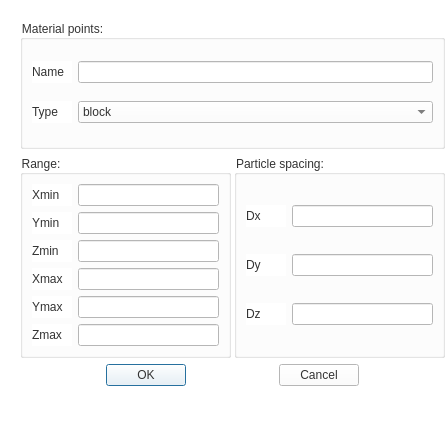
<?xml version="1.0" encoding="UTF-8"?>
<ui version="4.0">
 <class>MatPointSetting</class>
 <widget class="QDialog" name="MatPointSetting">
  <property name="geometry">
   <rect>
    <x>0</x>
    <y>0</y>
    <width>448</width>
    <height>444</height>
   </rect>
  </property>
  <property name="windowTitle">
   <string>Material Poins Settings </string>
  </property>
  <property name="styleSheet">
   <string notr="true">background-color: rgb(255, 255, 255);</string>
  </property>
  <widget class="QWidget" name="Material_Points_widget" native="true">
   <property name="geometry">
    <rect>
     <x>20</x>
     <y>20</y>
     <width>425</width>
     <height>366</height>
    </rect>
   </property>
   <layout class="QVBoxLayout" name="verticalLayout_3">
    <item>
     <widget class="QGroupBox" name="groupBox">
      <property name="sizePolicy">
       <sizepolicy hsizetype="Expanding" vsizetype="Preferred">
        <horstretch>0</horstretch>
        <verstretch>0</verstretch>
       </sizepolicy>
      </property>
      <property name="styleSheet">
       <string notr="true">color: #333333;
font: 700 9pt &quot;Yu Gothic&quot;;</string>
      </property>
      <property name="title">
       <string>Material points:</string>
      </property>
      <layout class="QVBoxLayout" name="verticalLayout">
       <item>
        <layout class="QHBoxLayout" name="horizontalLayout_14">
         <item>
          <widget class="QLabel" name="label_11">
           <property name="minimumSize">
            <size>
             <width>40</width>
             <height>0</height>
            </size>
           </property>
           <property name="maximumSize">
            <size>
             <width>40</width>
             <height>16777215</height>
            </size>
           </property>
           <property name="text">
            <string>Name</string>
           </property>
          </widget>
         </item>
         <item>
          <widget class="QLineEdit" name="lineEdit_name"/>
         </item>
        </layout>
       </item>
       <item>
        <layout class="QHBoxLayout" name="horizontalLayout_17">
         <item>
          <widget class="QLabel" name="label_14">
           <property name="minimumSize">
            <size>
             <width>40</width>
             <height>0</height>
            </size>
           </property>
           <property name="maximumSize">
            <size>
             <width>40</width>
             <height>16777215</height>
            </size>
           </property>
           <property name="text">
            <string>Type</string>
           </property>
          </widget>
         </item>
         <item>
          <widget class="QComboBox" name="comboBox_type">
           <item>
            <property name="text">
             <string>block</string>
            </property>
           </item>
          </widget>
         </item>
        </layout>
       </item>
      </layout>
     </widget>
    </item>
    <item>
     <layout class="QHBoxLayout" name="horizontalLayout_4">
      <property name="spacing">
       <number>3</number>
      </property>
      <item>
       <widget class="QGroupBox" name="groupBox_4">
        <property name="styleSheet">
         <string notr="true">color: #333333;
font: 700 9pt &quot;Yu Gothic&quot;;</string>
        </property>
        <property name="title">
         <string>Range:</string>
        </property>
        <layout class="QVBoxLayout" name="verticalLayout_4">
         <item>
          <layout class="QHBoxLayout" name="horizontalLayout_20">
           <item>
            <widget class="QLabel" name="label_17">
             <property name="sizePolicy">
              <sizepolicy hsizetype="Preferred" vsizetype="Preferred">
               <horstretch>40</horstretch>
               <verstretch>0</verstretch>
              </sizepolicy>
             </property>
             <property name="minimumSize">
              <size>
               <width>40</width>
               <height>0</height>
              </size>
             </property>
             <property name="maximumSize">
              <size>
               <width>40</width>
               <height>16777215</height>
              </size>
             </property>
             <property name="text">
              <string>Xmin</string>
             </property>
            </widget>
           </item>
           <item>
            <widget class="QLineEdit" name="lineEdit_Xmin"/>
           </item>
          </layout>
         </item>
         <item>
          <layout class="QHBoxLayout" name="horizontalLayout_21">
           <item>
            <widget class="QLabel" name="label_18">
             <property name="minimumSize">
              <size>
               <width>40</width>
               <height>0</height>
              </size>
             </property>
             <property name="maximumSize">
              <size>
               <width>40</width>
               <height>16777215</height>
              </size>
             </property>
             <property name="text">
              <string>Ymin</string>
             </property>
            </widget>
           </item>
           <item>
            <widget class="QLineEdit" name="lineEdit_Ymin"/>
           </item>
          </layout>
         </item>
         <item>
          <layout class="QHBoxLayout" name="horizontalLayout_23">
           <item>
            <widget class="QLabel" name="label_20">
             <property name="minimumSize">
              <size>
               <width>40</width>
               <height>0</height>
              </size>
             </property>
             <property name="maximumSize">
              <size>
               <width>40</width>
               <height>16777215</height>
              </size>
             </property>
             <property name="text">
              <string>Zmin</string>
             </property>
            </widget>
           </item>
           <item>
            <widget class="QLineEdit" name="lineEdit_Zmin"/>
           </item>
          </layout>
         </item>
         <item>
          <layout class="QHBoxLayout" name="horizontalLayout_24">
           <item>
            <widget class="QLabel" name="label_21">
             <property name="minimumSize">
              <size>
               <width>40</width>
               <height>0</height>
              </size>
             </property>
             <property name="maximumSize">
              <size>
               <width>40</width>
               <height>16777215</height>
              </size>
             </property>
             <property name="text">
              <string>Xmax</string>
             </property>
            </widget>
           </item>
           <item>
            <widget class="QLineEdit" name="lineEdit_Xmax"/>
           </item>
          </layout>
         </item>
         <item>
          <layout class="QHBoxLayout" name="horizontalLayout_25">
           <item>
            <widget class="QLabel" name="label_22">
             <property name="minimumSize">
              <size>
               <width>40</width>
               <height>0</height>
              </size>
             </property>
             <property name="maximumSize">
              <size>
               <width>40</width>
               <height>16777215</height>
              </size>
             </property>
             <property name="text">
              <string>Ymax</string>
             </property>
            </widget>
           </item>
           <item>
            <widget class="QLineEdit" name="lineEdit_Ymax"/>
           </item>
          </layout>
         </item>
         <item>
          <layout class="QHBoxLayout" name="horizontalLayout_26">
           <item>
            <widget class="QLabel" name="label_Zmax">
             <property name="minimumSize">
              <size>
               <width>40</width>
               <height>0</height>
              </size>
             </property>
             <property name="maximumSize">
              <size>
               <width>40</width>
               <height>16777215</height>
              </size>
             </property>
             <property name="text">
              <string>Zmax</string>
             </property>
            </widget>
           </item>
           <item>
            <widget class="QLineEdit" name="lineEdit_Zmax"/>
           </item>
          </layout>
         </item>
         <item>
          <layout class="QVBoxLayout" name="verticalLayout_8"/>
         </item>
        </layout>
       </widget>
      </item>
      <item>
       <widget class="QGroupBox" name="groupBox_2">
        <property name="styleSheet">
         <string notr="true">color: #333333;
font: 700 9pt &quot;Yu Gothic&quot;;</string>
        </property>
        <property name="title">
         <string>Particle spacing:</string>
        </property>
        <layout class="QVBoxLayout" name="verticalLayout_2">
         <item>
          <layout class="QHBoxLayout" name="horizontalLayout_22">
           <item>
            <widget class="QLabel" name="label_19">
             <property name="minimumSize">
              <size>
               <width>40</width>
               <height>0</height>
              </size>
             </property>
             <property name="maximumSize">
              <size>
               <width>40</width>
               <height>16777215</height>
              </size>
             </property>
             <property name="text">
              <string>Dx</string>
             </property>
            </widget>
           </item>
           <item>
            <widget class="QLineEdit" name="lineEdit_Dx"/>
           </item>
          </layout>
         </item>
         <item>
          <layout class="QHBoxLayout" name="horizontalLayout_18">
           <item>
            <widget class="QLabel" name="label_15">
             <property name="minimumSize">
              <size>
               <width>40</width>
               <height>0</height>
              </size>
             </property>
             <property name="maximumSize">
              <size>
               <width>40</width>
               <height>16777215</height>
              </size>
             </property>
             <property name="text">
              <string>Dy</string>
             </property>
            </widget>
           </item>
           <item>
            <widget class="QLineEdit" name="lineEdit_Dy"/>
           </item>
          </layout>
         </item>
         <item>
          <layout class="QHBoxLayout" name="horizontalLayout_15">
           <item>
            <widget class="QLabel" name="label_12">
             <property name="minimumSize">
              <size>
               <width>40</width>
               <height>0</height>
              </size>
             </property>
             <property name="maximumSize">
              <size>
               <width>40</width>
               <height>16777215</height>
              </size>
             </property>
             <property name="text">
              <string>Dz</string>
             </property>
            </widget>
           </item>
           <item>
            <widget class="QLineEdit" name="lineEdit_Dz"/>
           </item>
          </layout>
         </item>
        </layout>
       </widget>
      </item>
     </layout>
    </item>
    <item>
     <layout class="QHBoxLayout" name="horizontalLayout">
      <property name="topMargin">
       <number>0</number>
      </property>
      <item>
       <spacer name="horizontalSpacer">
        <property name="orientation">
         <enum>Qt::Horizontal</enum>
        </property>
        <property name="sizeHint" stdset="0">
         <size>
          <width>40</width>
          <height>20</height>
         </size>
        </property>
       </spacer>
      </item>
      <item>
       <widget class="QPushButton" name="pushButton_OK">
        <property name="styleSheet">
         <string notr="true">color: #333333;
font: 700 9pt &quot;Yu Gothic&quot;;</string>
        </property>
        <property name="text">
         <string>OK</string>
        </property>
       </widget>
      </item>
      <item>
       <spacer name="horizontalSpacer_2">
        <property name="orientation">
         <enum>Qt::Horizontal</enum>
        </property>
        <property name="sizeHint" stdset="0">
         <size>
          <width>40</width>
          <height>20</height>
         </size>
        </property>
       </spacer>
      </item>
      <item>
       <widget class="QPushButton" name="pushButton_Cancel">
        <property name="styleSheet">
         <string notr="true">color: #333333;
font: 700 9pt &quot;Yu Gothic&quot;;</string>
        </property>
        <property name="text">
         <string>Cancel</string>
        </property>
       </widget>
      </item>
      <item>
       <spacer name="horizontalSpacer_3">
        <property name="orientation">
         <enum>Qt::Horizontal</enum>
        </property>
        <property name="sizeHint" stdset="0">
         <size>
          <width>40</width>
          <height>20</height>
         </size>
        </property>
       </spacer>
      </item>
     </layout>
    </item>
   </layout>
  </widget>
 </widget>
 <resources/>
 <connections/>
</ui>
